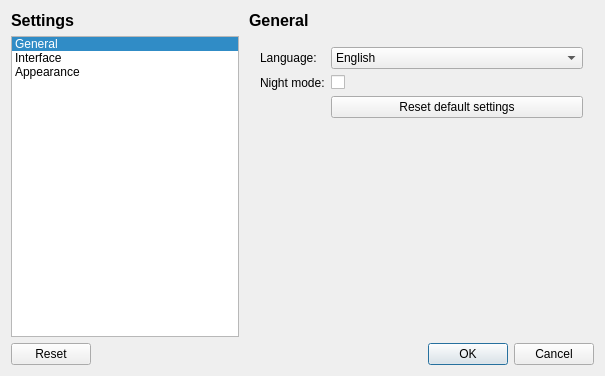
<?xml version="1.0" encoding="UTF-8"?>
<ui version="4.0">
 <class>QFitsSettingsWindow</class>
 <widget class="QDialog" name="QFitsSettingsWindow">
  <property name="geometry">
   <rect>
    <x>0</x>
    <y>0</y>
    <width>605</width>
    <height>376</height>
   </rect>
  </property>
  <property name="windowTitle">
   <string>Settings</string>
  </property>
  <property name="sizeGripEnabled">
   <bool>false</bool>
  </property>
  <layout class="QGridLayout" name="gridLayout">
   <property name="horizontalSpacing">
    <number>10</number>
   </property>
   <item row="0" column="0">
    <widget class="QLabel" name="settingsLabel">
     <property name="text">
      <string>&lt;html&gt;&lt;head/&gt;&lt;body&gt;&lt;p&gt;&lt;span style=&quot; font-size:12pt; font-weight:600;&quot;&gt;Settings&lt;/span&gt;&lt;/p&gt;&lt;/body&gt;&lt;/html&gt;</string>
     </property>
    </widget>
   </item>
   <item row="1" column="0">
    <widget class="QListWidget" name="settingsList">
     <property name="sizePolicy">
      <sizepolicy hsizetype="Preferred" vsizetype="Expanding">
       <horstretch>0</horstretch>
       <verstretch>0</verstretch>
      </sizepolicy>
     </property>
     <property name="currentRow">
      <number>0</number>
     </property>
     <item>
      <property name="text">
       <string>General</string>
      </property>
     </item>
     <item>
      <property name="text">
       <string>Interface</string>
      </property>
     </item>
     <item>
      <property name="text">
       <string>Appearance</string>
      </property>
     </item>
    </widget>
   </item>
   <item row="0" column="1" colspan="2">
    <widget class="QLabel" name="settingsName">
     <property name="text">
      <string>&lt;html&gt;&lt;head/&gt;&lt;body&gt;&lt;p&gt;&lt;span style=&quot; font-size:12pt; font-weight:600;&quot;&gt;General&lt;/span&gt;&lt;/p&gt;&lt;/body&gt;&lt;/html&gt;</string>
     </property>
     <property name="textFormat">
      <enum>Qt::AutoText</enum>
     </property>
    </widget>
   </item>
   <item row="1" column="1" colspan="2">
    <widget class="QStackedWidget" name="settingsPanel">
     <property name="sizePolicy">
      <sizepolicy hsizetype="Expanding" vsizetype="Preferred">
       <horstretch>0</horstretch>
       <verstretch>0</verstretch>
      </sizepolicy>
     </property>
     <property name="currentIndex">
      <number>0</number>
     </property>
     <widget class="QWidget" name="generalPage">
      <property name="sizePolicy">
       <sizepolicy hsizetype="Expanding" vsizetype="Preferred">
        <horstretch>0</horstretch>
        <verstretch>0</verstretch>
       </sizepolicy>
      </property>
      <layout class="QFormLayout" name="formLayout_4">
       <property name="fieldGrowthPolicy">
        <enum>QFormLayout::AllNonFixedFieldsGrow</enum>
       </property>
       <item row="0" column="0">
        <widget class="QLabel" name="languageLabel">
         <property name="text">
          <string>Language:</string>
         </property>
        </widget>
       </item>
       <item row="0" column="1">
        <widget class="QComboBox" name="languageValue">
         <property name="sizePolicy">
          <sizepolicy hsizetype="Minimum" vsizetype="Fixed">
           <horstretch>0</horstretch>
           <verstretch>0</verstretch>
          </sizepolicy>
         </property>
         <item>
          <property name="text">
           <string>English</string>
          </property>
         </item>
         <item>
          <property name="text">
           <string>Italian</string>
          </property>
         </item>
        </widget>
       </item>
       <item row="1" column="0">
        <widget class="QLabel" name="NightModeLabel">
         <property name="text">
          <string>Night mode:</string>
         </property>
        </widget>
       </item>
       <item row="2" column="1">
        <widget class="QPushButton" name="defaultSettingsButton">
         <property name="text">
          <string>Reset default settings</string>
         </property>
        </widget>
       </item>
       <item row="1" column="1">
        <widget class="QCheckBox" name="nightModeValue">
         <property name="autoFillBackground">
          <bool>false</bool>
         </property>
         <property name="text">
          <string/>
         </property>
        </widget>
       </item>
      </layout>
     </widget>
     <widget class="QWidget" name="interfacePage">
      <layout class="QFormLayout" name="formLayout">
       <property name="fieldGrowthPolicy">
        <enum>QFormLayout::AllNonFixedFieldsGrow</enum>
       </property>
       <item row="0" column="0">
        <widget class="QLabel" name="stretchMapLabel">
         <property name="text">
          <string>Image stretch map:</string>
         </property>
        </widget>
       </item>
       <item row="0" column="1">
        <widget class="QComboBox" name="stretchMapValue">
         <item>
          <property name="text">
           <string>Linear</string>
          </property>
         </item>
         <item>
          <property name="text">
           <string>Quadratic</string>
          </property>
         </item>
         <item>
          <property name="text">
           <string>Exponential</string>
          </property>
         </item>
         <item>
          <property name="text">
           <string>Half-Exp</string>
          </property>
         </item>
        </widget>
       </item>
       <item row="1" column="0">
        <widget class="QLabel" name="label">
         <property name="text">
          <string>Min stretch factor:</string>
         </property>
        </widget>
       </item>
       <item row="1" column="1">
        <widget class="QDoubleSpinBox" name="doubleSpinBox">
         <property name="decimals">
          <number>3</number>
         </property>
         <property name="minimum">
          <double>0.001000000000000</double>
         </property>
         <property name="maximum">
          <double>1.000000000000000</double>
         </property>
         <property name="singleStep">
          <double>0.001000000000000</double>
         </property>
         <property name="value">
          <double>0.010000000000000</double>
         </property>
        </widget>
       </item>
       <item row="2" column="0">
        <widget class="QLabel" name="label_2">
         <property name="text">
          <string>Max stretch factor:</string>
         </property>
        </widget>
       </item>
       <item row="2" column="1">
        <widget class="QDoubleSpinBox" name="doubleSpinBox_2">
         <property name="decimals">
          <number>1</number>
         </property>
         <property name="minimum">
          <double>1.000000000000000</double>
         </property>
         <property name="value">
          <double>10.000000000000000</double>
         </property>
        </widget>
       </item>
      </layout>
     </widget>
     <widget class="QWidget" name="appearancePage">
      <layout class="QFormLayout" name="formLayout_2">
       <property name="fieldGrowthPolicy">
        <enum>QFormLayout::AllNonFixedFieldsGrow</enum>
       </property>
       <item row="0" column="0">
        <widget class="QLabel" name="applicationFontLabel">
         <property name="text">
          <string>Application font:</string>
         </property>
        </widget>
       </item>
       <item row="0" column="1">
        <widget class="QFontComboBox" name="applicationFontValue"/>
       </item>
       <item row="1" column="0">
        <widget class="QLabel" name="colorShadesLabel">
         <property name="text">
          <string>Color shades:</string>
         </property>
        </widget>
       </item>
       <item row="1" column="1">
        <widget class="QComboBox" name="colorShadesValue">
         <item>
          <property name="text">
           <string>White - Black</string>
          </property>
         </item>
         <item>
          <property name="text">
           <string>Red - Black</string>
          </property>
         </item>
         <item>
          <property name="text">
           <string>White - Black (negative)</string>
          </property>
         </item>
        </widget>
       </item>
      </layout>
     </widget>
    </widget>
   </item>
   <item row="2" column="0" colspan="3">
    <widget class="QDialogButtonBox" name="buttonBox">
     <property name="standardButtons">
      <set>QDialogButtonBox::Cancel|QDialogButtonBox::Ok|QDialogButtonBox::Reset</set>
     </property>
    </widget>
   </item>
  </layout>
  <zorder>settingsName</zorder>
  <zorder>settingsLabel</zorder>
  <zorder>settingsList</zorder>
  <zorder>settingsPanel</zorder>
  <zorder>buttonBox</zorder>
 </widget>
 <layoutdefault spacing="6" margin="11"/>
 <resources/>
 <connections>
  <connection>
   <sender>settingsList</sender>
   <signal>currentRowChanged(int)</signal>
   <receiver>settingsPanel</receiver>
   <slot>setCurrentIndex(int)</slot>
   <hints>
    <hint type="sourcelabel">
     <x>91</x>
     <y>133</y>
    </hint>
    <hint type="destinationlabel">
     <x>344</x>
     <y>133</y>
    </hint>
   </hints>
  </connection>
  <connection>
   <sender>settingsList</sender>
   <signal>currentTextChanged(QString)</signal>
   <receiver>settingsName</receiver>
   <slot>setText(QString)</slot>
   <hints>
    <hint type="sourcelabel">
     <x>91</x>
     <y>145</y>
    </hint>
    <hint type="destinationlabel">
     <x>344</x>
     <y>19</y>
    </hint>
   </hints>
  </connection>
 </connections>
 <slots>
  <slot>slot1()</slot>
 </slots>
</ui>
